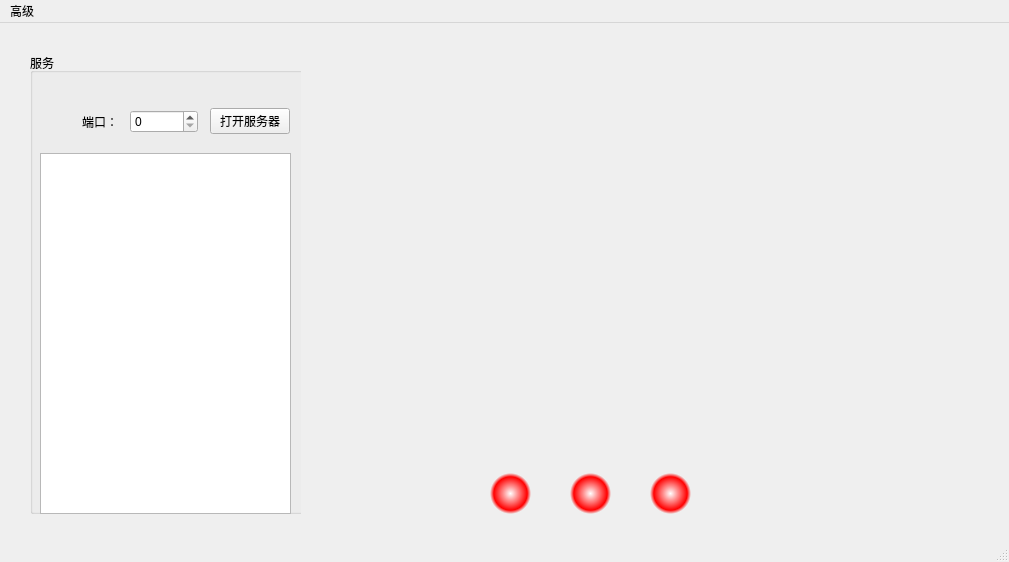
<?xml version="1.0" encoding="UTF-8"?>
<ui version="4.0">
 <class>MainWindow</class>
 <widget class="QMainWindow" name="MainWindow">
  <property name="geometry">
   <rect>
    <x>0</x>
    <y>0</y>
    <width>1009</width>
    <height>562</height>
   </rect>
  </property>
  <property name="cursor">
   <cursorShape>PointingHandCursor</cursorShape>
  </property>
  <property name="windowTitle">
   <string>MainWindow</string>
  </property>
  <widget class="QWidget" name="centralwidget">
   <widget class="QLabel" name="light01">
    <property name="geometry">
     <rect>
      <x>490</x>
      <y>450</y>
      <width>41</width>
      <height>41</height>
     </rect>
    </property>
    <property name="cursor">
     <cursorShape>PointingHandCursor</cursorShape>
    </property>
    <property name="styleSheet">
     <string notr="true">#light01{
	background:qradialgradient(spread:pad, cx:0.5, cy:0.5, radius:0.5, fx:0.5, fy:0.5, stop:0 rgba(255, 255, 255, 255), stop:0.813725 rgba(255, 0, 0, 255), stop:1 rgba(255, 255, 255, 0))
}</string>
    </property>
    <property name="text">
     <string/>
    </property>
   </widget>
   <widget class="QLabel" name="light02">
    <property name="geometry">
     <rect>
      <x>570</x>
      <y>450</y>
      <width>41</width>
      <height>41</height>
     </rect>
    </property>
    <property name="styleSheet">
     <string notr="true">#light02{
	background:qradialgradient(spread:pad, cx:0.5, cy:0.5, radius:0.5, fx:0.5, fy:0.5, stop:0 rgba(255, 255, 255, 255), stop:0.813725 rgba(255, 0, 0, 255), stop:1 rgba(255, 255, 255, 0))
}</string>
    </property>
    <property name="text">
     <string/>
    </property>
   </widget>
   <widget class="QLabel" name="light03">
    <property name="geometry">
     <rect>
      <x>650</x>
      <y>450</y>
      <width>41</width>
      <height>41</height>
     </rect>
    </property>
    <property name="styleSheet">
     <string notr="true">#light03{
	background:qradialgradient(spread:pad, cx:0.5, cy:0.5, radius:0.5, fx:0.5, fy:0.5, stop:0 rgba(255, 255, 255, 255), stop:0.813725 rgba(255, 0, 0, 255), stop:1 rgba(255, 255, 255, 0))
}</string>
    </property>
    <property name="text">
     <string/>
    </property>
   </widget>
   <widget class="QWidget" name="widget" native="true">
    <property name="geometry">
     <rect>
      <x>20</x>
      <y>20</y>
      <width>281</width>
      <height>471</height>
     </rect>
    </property>
    <widget class="QGroupBox" name="groupBox">
     <property name="geometry">
      <rect>
       <x>10</x>
       <y>10</y>
       <width>281</width>
       <height>461</height>
      </rect>
     </property>
     <property name="title">
      <string>服务</string>
     </property>
     <widget class="QTextEdit" name="logText">
      <property name="geometry">
       <rect>
        <x>10</x>
        <y>100</y>
        <width>251</width>
        <height>361</height>
       </rect>
      </property>
     </widget>
     <widget class="QWidget" name="">
      <property name="geometry">
       <rect>
        <x>20</x>
        <y>50</y>
        <width>240</width>
        <height>37</height>
       </rect>
      </property>
      <layout class="QHBoxLayout" name="horizontalLayout">
       <property name="spacing">
        <number>12</number>
       </property>
       <item>
        <widget class="QLabel" name="label">
         <property name="text">
          <string>端口：</string>
         </property>
         <property name="alignment">
          <set>Qt::AlignRight|Qt::AlignTrailing|Qt::AlignVCenter</set>
         </property>
         <property name="wordWrap">
          <bool>true</bool>
         </property>
         <property name="margin">
          <number>0</number>
         </property>
        </widget>
       </item>
       <item>
        <widget class="QSpinBox" name="portSelect">
         <property name="maximum">
          <number>65536</number>
         </property>
        </widget>
       </item>
       <item>
        <widget class="QPushButton" name="openServer">
         <property name="text">
          <string>打开服务器</string>
         </property>
        </widget>
       </item>
      </layout>
     </widget>
    </widget>
   </widget>
  </widget>
  <widget class="QMenuBar" name="menubar">
   <property name="geometry">
    <rect>
     <x>0</x>
     <y>0</y>
     <width>1009</width>
     <height>26</height>
    </rect>
   </property>
   <widget class="QMenu" name="menutest">
    <property name="title">
     <string>高级</string>
    </property>
    <addaction name="actiondebug"/>
    <addaction name="separator"/>
    <addaction name="actionsettings"/>
   </widget>
   <addaction name="menutest"/>
  </widget>
  <widget class="QStatusBar" name="statusbar"/>
  <action name="actiondebug">
   <property name="text">
    <string>debug</string>
   </property>
  </action>
  <action name="actionsettings">
   <property name="text">
    <string>settings</string>
   </property>
  </action>
 </widget>
 <tabstops>
  <tabstop>openServer</tabstop>
  <tabstop>portSelect</tabstop>
 </tabstops>
 <resources/>
 <connections/>
 <slots>
  <signal>openServer()</signal>
 </slots>
</ui>
